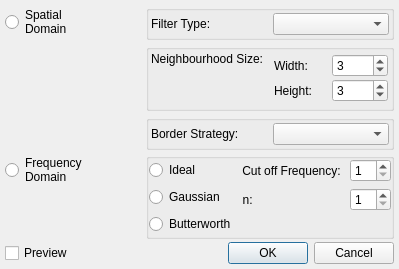
<?xml version="1.0" encoding="UTF-8"?>
<ui version="4.0">
 <class>SmoothDialog</class>
 <widget class="QDialog" name="SmoothDialog">
  <property name="geometry">
   <rect>
    <x>0</x>
    <y>0</y>
    <width>399</width>
    <height>269</height>
   </rect>
  </property>
  <property name="windowTitle">
   <string>Image Smoothing</string>
  </property>
  <layout class="QVBoxLayout" name="verticalLayout_10">
   <property name="leftMargin">
    <number>5</number>
   </property>
   <property name="topMargin">
    <number>5</number>
   </property>
   <property name="rightMargin">
    <number>5</number>
   </property>
   <property name="bottomMargin">
    <number>5</number>
   </property>
   <item>
    <layout class="QVBoxLayout" name="verticalLayout_9">
     <property name="spacing">
      <number>3</number>
     </property>
     <item>
      <layout class="QGridLayout" name="gridLayout">
       <property name="spacing">
        <number>3</number>
       </property>
       <item row="0" column="1">
        <layout class="QVBoxLayout" name="verticalLayout_6">
         <property name="spacing">
          <number>4</number>
         </property>
         <item>
          <widget class="QGroupBox" name="groupBox_3">
           <property name="title">
            <string/>
           </property>
           <layout class="QHBoxLayout" name="horizontalLayout_3">
            <property name="leftMargin">
             <number>2</number>
            </property>
            <property name="topMargin">
             <number>2</number>
            </property>
            <property name="rightMargin">
             <number>2</number>
            </property>
            <property name="bottomMargin">
             <number>2</number>
            </property>
            <item>
             <layout class="QHBoxLayout" name="horizontalLayout_2">
              <item>
               <widget class="QLabel" name="labelSpType">
                <property name="text">
                 <string>Filter Type: </string>
                </property>
               </widget>
              </item>
              <item>
               <widget class="QComboBox" name="comboSpType"/>
              </item>
             </layout>
            </item>
           </layout>
          </widget>
         </item>
         <item>
          <widget class="QGroupBox" name="groupBox">
           <property name="title">
            <string/>
           </property>
           <layout class="QGridLayout" name="gridLayout_2">
            <property name="leftMargin">
             <number>2</number>
            </property>
            <property name="topMargin">
             <number>2</number>
            </property>
            <property name="rightMargin">
             <number>2</number>
            </property>
            <property name="bottomMargin">
             <number>2</number>
            </property>
            <item row="0" column="0">
             <layout class="QHBoxLayout" name="horizontalLayout_6">
              <item>
               <layout class="QVBoxLayout" name="verticalLayout_4">
                <item>
                 <widget class="QLabel" name="labelNeigh">
                  <property name="text">
                   <string>Neighbourhood Size:</string>
                  </property>
                 </widget>
                </item>
                <item>
                 <spacer name="verticalSpacer_2">
                  <property name="orientation">
                   <enum>Qt::Vertical</enum>
                  </property>
                  <property name="sizeHint" stdset="0">
                   <size>
                    <width>20</width>
                    <height>40</height>
                   </size>
                  </property>
                 </spacer>
                </item>
               </layout>
              </item>
              <item>
               <layout class="QVBoxLayout" name="verticalLayout_3">
                <property name="spacing">
                 <number>1</number>
                </property>
                <property name="leftMargin">
                 <number>1</number>
                </property>
                <property name="topMargin">
                 <number>1</number>
                </property>
                <property name="rightMargin">
                 <number>1</number>
                </property>
                <property name="bottomMargin">
                 <number>1</number>
                </property>
                <item>
                 <layout class="QHBoxLayout" name="horizontalLayout_4">
                  <item>
                   <widget class="QLabel" name="labelWidth">
                    <property name="text">
                     <string>Width: </string>
                    </property>
                   </widget>
                  </item>
                  <item>
                   <widget class="QSpinBox" name="spWidth">
                    <property name="minimum">
                     <number>1</number>
                    </property>
                    <property name="maximum">
                     <number>13</number>
                    </property>
                    <property name="singleStep">
                     <number>2</number>
                    </property>
                    <property name="value">
                     <number>3</number>
                    </property>
                   </widget>
                  </item>
                 </layout>
                </item>
                <item>
                 <layout class="QHBoxLayout" name="horizontalLayout_5">
                  <item>
                   <widget class="QLabel" name="labelHeight">
                    <property name="text">
                     <string>Height: </string>
                    </property>
                   </widget>
                  </item>
                  <item>
                   <widget class="QSpinBox" name="spHeight">
                    <property name="minimum">
                     <number>1</number>
                    </property>
                    <property name="maximum">
                     <number>13</number>
                    </property>
                    <property name="singleStep">
                     <number>2</number>
                    </property>
                    <property name="value">
                     <number>3</number>
                    </property>
                   </widget>
                  </item>
                 </layout>
                </item>
               </layout>
              </item>
             </layout>
            </item>
           </layout>
          </widget>
         </item>
         <item>
          <widget class="QGroupBox" name="groupBox_2">
           <property name="title">
            <string/>
           </property>
           <layout class="QGridLayout" name="gridLayout_3">
            <property name="leftMargin">
             <number>2</number>
            </property>
            <property name="topMargin">
             <number>2</number>
            </property>
            <property name="rightMargin">
             <number>2</number>
            </property>
            <property name="bottomMargin">
             <number>2</number>
            </property>
            <item row="0" column="0">
             <layout class="QHBoxLayout" name="horizontalLayout_7">
              <item>
               <widget class="QLabel" name="labelBorder">
                <property name="text">
                 <string>Border Strategy: </string>
                </property>
               </widget>
              </item>
              <item>
               <widget class="QComboBox" name="comboBorder"/>
              </item>
             </layout>
            </item>
           </layout>
          </widget>
         </item>
        </layout>
       </item>
       <item row="0" column="0">
        <layout class="QVBoxLayout" name="verticalLayout_7">
         <item>
          <widget class="QRadioButton" name="rbSpatial">
           <property name="text">
            <string extracomment="0">Spatial
Domain</string>
           </property>
          </widget>
         </item>
         <item>
          <spacer name="verticalSpacer_3">
           <property name="orientation">
            <enum>Qt::Vertical</enum>
           </property>
           <property name="sizeHint" stdset="0">
            <size>
             <width>20</width>
             <height>40</height>
            </size>
           </property>
          </spacer>
         </item>
        </layout>
       </item>
       <item row="1" column="0">
        <layout class="QVBoxLayout" name="verticalLayout_8">
         <item>
          <widget class="QRadioButton" name="rbFrequency">
           <property name="text">
            <string>Frequency
Domain</string>
           </property>
          </widget>
         </item>
         <item>
          <spacer name="verticalSpacer_4">
           <property name="orientation">
            <enum>Qt::Vertical</enum>
           </property>
           <property name="sizeHint" stdset="0">
            <size>
             <width>20</width>
             <height>40</height>
            </size>
           </property>
          </spacer>
         </item>
        </layout>
       </item>
       <item row="1" column="1">
        <widget class="QGroupBox" name="groupFreqType">
         <property name="title">
          <string/>
         </property>
         <layout class="QHBoxLayout" name="horizontalLayout_9">
          <property name="leftMargin">
           <number>0</number>
          </property>
          <property name="topMargin">
           <number>0</number>
          </property>
          <property name="rightMargin">
           <number>0</number>
          </property>
          <property name="bottomMargin">
           <number>0</number>
          </property>
          <item>
           <layout class="QHBoxLayout" name="horizontalLayout_8">
            <item>
             <layout class="QVBoxLayout" name="verticalLayout">
              <item>
               <widget class="QRadioButton" name="rbIdeal">
                <property name="text">
                 <string>Ideal</string>
                </property>
               </widget>
              </item>
              <item>
               <widget class="QRadioButton" name="rbGauss">
                <property name="text">
                 <string>Gaussian</string>
                </property>
               </widget>
              </item>
              <item>
               <widget class="QRadioButton" name="rbButter">
                <property name="text">
                 <string>Butterworth</string>
                </property>
               </widget>
              </item>
             </layout>
            </item>
            <item>
             <layout class="QFormLayout" name="formLayout">
              <item row="0" column="0">
               <widget class="QLabel" name="labelFc">
                <property name="text">
                 <string>Cut off Frequency: </string>
                </property>
                <property name="alignment">
                 <set>Qt::AlignRight|Qt::AlignTrailing|Qt::AlignVCenter</set>
                </property>
               </widget>
              </item>
              <item row="0" column="1">
               <widget class="QSpinBox" name="spFc">
                <property name="minimum">
                 <number>1</number>
                </property>
               </widget>
              </item>
              <item row="1" column="1">
               <widget class="QSpinBox" name="spN">
                <property name="minimum">
                 <number>1</number>
                </property>
                <property name="maximum">
                 <number>4</number>
                </property>
               </widget>
              </item>
              <item row="1" column="0">
               <widget class="QLabel" name="labelN">
                <property name="text">
                 <string>n: </string>
                </property>
                <property name="alignment">
                 <set>Qt::AlignRight|Qt::AlignTrailing|Qt::AlignVCenter</set>
                </property>
               </widget>
              </item>
             </layout>
            </item>
           </layout>
          </item>
         </layout>
        </widget>
       </item>
      </layout>
     </item>
     <item>
      <layout class="QHBoxLayout" name="horizontalLayout">
       <item>
        <widget class="QCheckBox" name="cbPreview">
         <property name="text">
          <string>Preview</string>
         </property>
        </widget>
       </item>
       <item>
        <spacer name="horizontalSpacer">
         <property name="orientation">
          <enum>Qt::Horizontal</enum>
         </property>
         <property name="sizeHint" stdset="0">
          <size>
           <width>40</width>
           <height>20</height>
          </size>
         </property>
        </spacer>
       </item>
       <item>
        <widget class="QDialogButtonBox" name="buttonBox">
         <property name="orientation">
          <enum>Qt::Horizontal</enum>
         </property>
         <property name="standardButtons">
          <set>QDialogButtonBox::Cancel|QDialogButtonBox::Ok</set>
         </property>
        </widget>
       </item>
      </layout>
     </item>
    </layout>
   </item>
  </layout>
 </widget>
 <resources/>
 <connections>
  <connection>
   <sender>buttonBox</sender>
   <signal>accepted()</signal>
   <receiver>SmoothDialog</receiver>
   <slot>accept()</slot>
   <hints>
    <hint type="sourcelabel">
     <x>248</x>
     <y>254</y>
    </hint>
    <hint type="destinationlabel">
     <x>157</x>
     <y>274</y>
    </hint>
   </hints>
  </connection>
  <connection>
   <sender>buttonBox</sender>
   <signal>rejected()</signal>
   <receiver>SmoothDialog</receiver>
   <slot>reject()</slot>
   <hints>
    <hint type="sourcelabel">
     <x>316</x>
     <y>260</y>
    </hint>
    <hint type="destinationlabel">
     <x>286</x>
     <y>274</y>
    </hint>
   </hints>
  </connection>
 </connections>
</ui>
